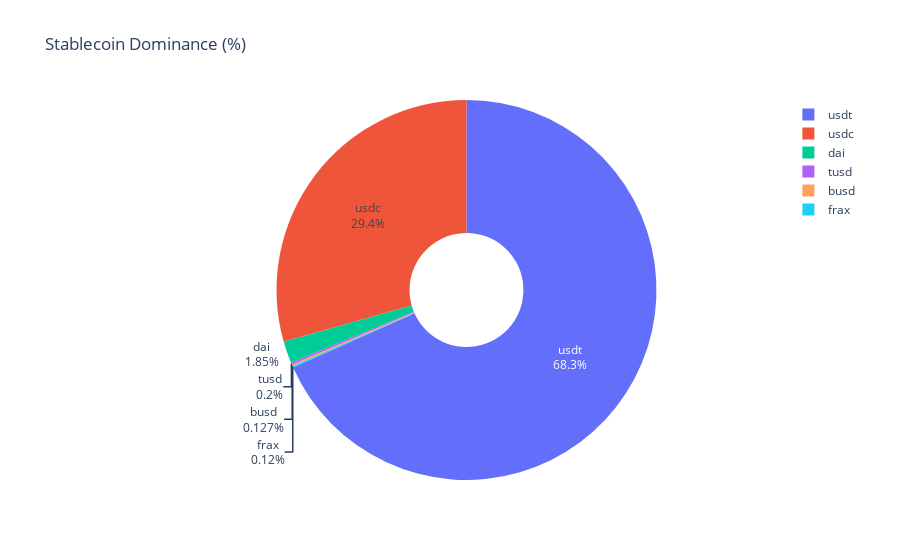

Notebook code cell kept with this figure:
### Code cell
fig = px.pie(
    dominance_df,
    names="Stablecoin",
    values="Dominance (%)",
    title="Stablecoin Dominance (%)",
    hole=0.3,  # makes it a donut chart
    template="plotly_white"
)

fig.update_traces(textinfo="label+percent", hovertemplate="Stablecoin: %{label}<br>Dominance: %{value:.2f}%")

fig.show()

### Figure 1 — Plotly figure (JSON) as saved in the notebook; plotly's stock layout.template omitted (floating-point values rounded to 4 significant figures)
{"data": [{"domain": {"x": [0, 1], "y": [0, 1]}, "hole": 0.3, "hovertemplate": "Stablecoin: %{label}<br>Dominance: %{value:.2f}%", "labels": ["usdt", "usdc", "dai", "busd", "tusd", "frax"], "legendgroup": "", "name": "", "showlegend": true, "textinfo": "label+percent", "type": "pie", "values": [4.252, 1.83, 0.115, 0.007881, 0.01245, 0.007477]}], "layout": {"legend": {"tracegroupgap": 0}, "title": {"text": "Stablecoin Dominance (%)"}}}
